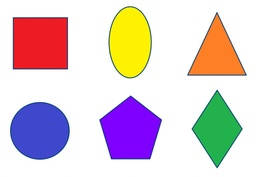
#> input picture 4sem/images/img.jpg, 256 x 177 px, shrunk from 1024 x 709 before the run
$ python lab1.py
#> lines starting #> are read from the running program, lines starting #| are printed output that depends on the picture; after the words box and inside, x2 and y2 are one past the last pixel; in counts of white or black regions, pixels touching at a corner belong together
from PIL import Image
import numpy as np


"""

Лабораторная работа №4. Выделение контуров на
изображении

Вариант 1
Оператор Робертса

"""

def convert_to_grayscale(pixels, fk=(1, 1, 1)):
    new_pixels = np.zeros((pixels.shape[0], pixels.shape[1]), dtype=np.uint8)
    for x in range(0, pixels.shape[0] - 1):
        for y in range(0, pixels.shape[1] - 1):
            new_value = (fk[0] * int(pixels[x, y, 0]) + fk[1] * int(pixels[x, y, 1]) + fk[2] * int(pixels[x, y, 2])) // 3
            new_pixels[x, y] = new_value
    return new_pixels

def make_image():
    img = Image.open("images/img.jpg")
#> img is the input picture: PIL image 256x177 RGB; mean R, G, B 220.6, 203.1, 206.9
    pixels = np.array(img, dtype=np.uint8)

    image = Image.fromarray(convert_to_grayscale(pixels))
#> after the loop in convert_to_grayscale, `for x in range(0, pixels.shape[0] - 1):`:
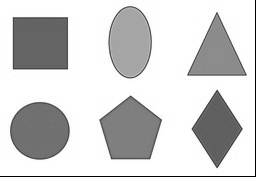
#> new_pixels: shape (177, 256); min 0, max 255, mean 207.6
    image.save("images/img.bmp")


def find_max_g(pixels):
    max_g = 0
    for y in range(0, pixels.shape[0] - 3):
        for x in range(0, pixels.shape[1] - 3):
            wind = pixels[y: y + 3, x: x + 3]
            Gx_ = 1 * wind[2, 2] - (-1) * wind[1, 1]
            Gy_ = 1 * wind[2, 1] - (-1) * wind[1, 2]
            G = (Gx_ ** 2 + Gy_ ** 2) ** 0.5
            max_g = max(G, max_g)
    return max_g
def task1(T=200, index=0):
    Gx = np.array([[0, 0, 0], # Частные производные в матричном видe
                   [0, -1, 0],
                   [0, 0, 1]])

    Gy = np.array([[0, 0, 0], # Частные производные в матричном видe
                   [0, 0, -1],
                   [0, 1, 0]])

    img = Image.open("images/img.bmp")
    pixels = np.array(img, dtype=np.uint8)
    new_pixels = np.zeros((pixels.shape[0], pixels.shape[1]), dtype=np.uint8)
    max_G = find_max_g(pixels) # Максимальный градиент для нормировки
#> max_G = 721.2
    window_size = 3
    for y in range(0, img.height - 3):
        for x in range(0, img.width - 3):
            wind = pixels[y: y + 3, x: x + 3]
            Gx_ = 1 * wind[2, 2] - (-1) * wind[1, 1] # частная произвожная по x
            Gy_ = 1 * wind[2, 1] - (-1) * wind[1, 2] # частная произвожная по y
            G = (Gx_ ** 2 + Gy_ ** 2) ** 0.5
            G_norm = G * 255 / max_G # Нормализованный градиент в точке
            if G_norm > T:
                new_pixels[y, x] = 255
            else:
                new_pixels[y, x] = 0
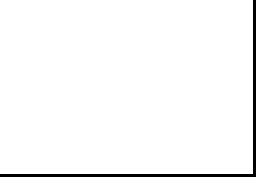
#> new_pixels: shape (177, 256); 97.2% white; 1 black region, box (x1, y1, x2, y2) and area: (0, 0, 256, 177) 1290

    image = Image.fromarray(new_pixels)
    image.save("images/img_new_" + str(index) + ".bmp")

make_image()

for T in range(50, 251, 25): # перебираем пороги
    task1(T, T)

# 75 лучше всего
